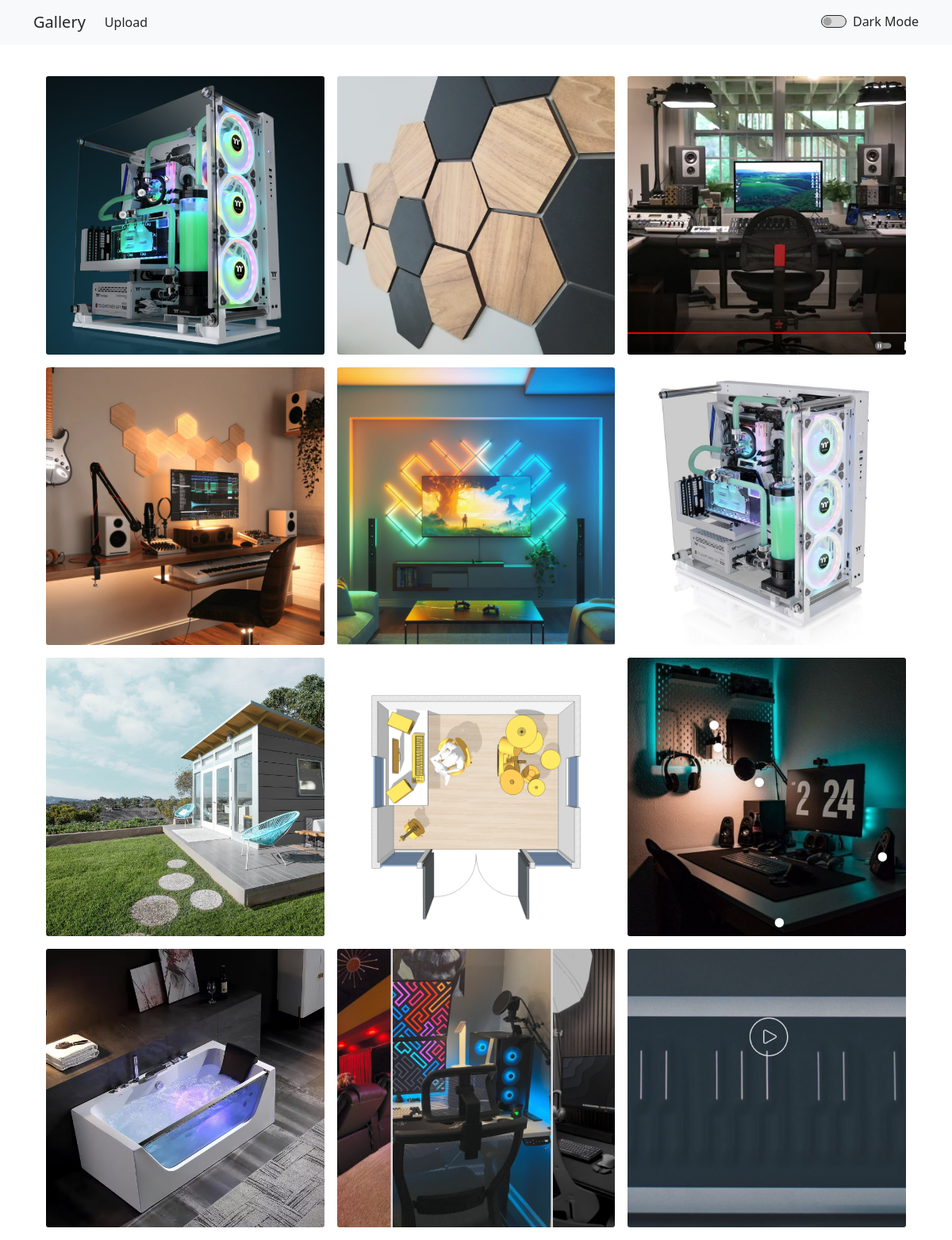
Before: / with the older database file.
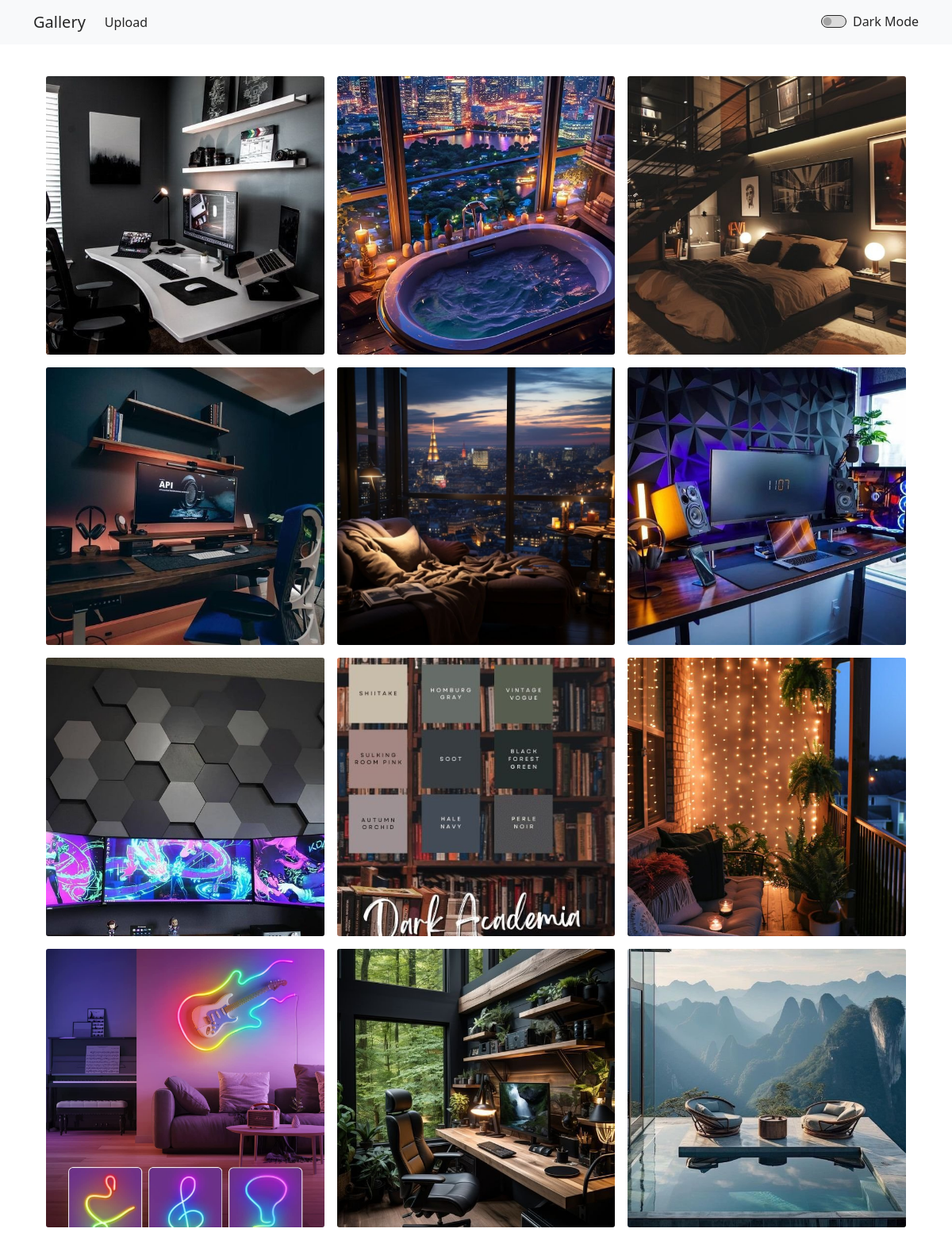
After: the same page with the newer database file.
### models.py (models this page shows)
class Image(db.Model):
    id = db.Column(db.Integer, primary_key=True)
    filename = db.Column(db.String(255), nullable=False)
    original_filename = db.Column(db.String(255), nullable=False)
    created_at = db.Column(db.DateTime, default=datetime.utcnow)
    file_size = db.Column(db.Integer)
    mime_type = db.Column(db.String(100))

### routes.py (the view)
@app.route('/')
def index():
    page = 1
    images = Image.query.order_by(Image.created_at.desc()).paginate(
        page=page, per_page=IMAGES_PER_PAGE, error_out=False)
    return render_template('gallery.html', images=images.items, has_next=images.has_next)

### templates/gallery.html (shortened to what this page needs)
{% extends "base.html" %}
{% block content %}
<div class="gallery-grid" id="gallery-container" data-next-page="2" data-has-next="{{ 'true' if has_next else 'false' }}">
    {% for image in images %}
    <div class="gallery-item" data-image-id="{{ image.id }}">
        <img src="{{ url_for('static', filename='uploads/' + image.filename) }}"
             alt="{{ image.original_filename }}"
             data-img-src="{{ url_for('static', filename='uploads/' + image.filename) }}">
    </div>
    {% endfor %}
</div>
{% endblock %}

### templates/base.html (shortened to what this page needs)
<!DOCTYPE html>
<html lang="en">
<head>
    <link href="https://cdn.jsdelivr.net/npm/bootstrap@5.1.3/dist/css/bootstrap.min.css" rel="stylesheet">
    <link href="https://cdnjs.cloudflare.com/ajax/libs/font-awesome/6.0.0/css/all.min.css" rel="stylesheet">
    <link rel="stylesheet" href="{{ url_for('static', filename='css/style.css') }}">
</head>
<body>
    <nav class="navbar navbar-expand-lg navbar-light bg-light">
        <div class="container">
            <a class="navbar-brand" href="{{ url_for('index') }}">Gallery</a>
            <div class="collapse navbar-collapse" id="navbarNav">
                <ul class="navbar-nav me-auto">
                    <li class="nav-item">
                        <a class="nav-link" href="{{ url_for('upload') }}">Upload</a>
                    </li>
                </ul>
                <div class="form-check form-switch">
                    <input class="form-check-input" type="checkbox" id="theme-toggle">
                    <label class="form-check-label" for="theme-toggle">Dark Mode</label>
                </div>
            </div>
        </div>
    </nav>
    <div class="container mt-4">
        {% block content %}{% endblock %}
    </div>
</body>
</html>

### static/css/style.css (style rules this page uses)
:root { --bg-primary: #ffffff; --text-primary: #262626; --border-color: #dbdbdb; --modal-bg: rgba(0, 0, 0, 0.85); --navbar-bg: #f8f9fa; --navbar-text: #262626; }
body { background-color: var(--bg-primary); color: var(--text-primary); transition: background-color 0.3s, color 0.3s; }
.gallery-grid { display: grid; grid-template-columns: repeat(auto-fill, minmax(300px, 1fr)); gap: 1rem; padding: 1rem; }
.gallery-item { position: relative; padding-bottom: 100%; cursor: pointer; overflow: hidden; border-radius: 3px; opacity: 0; transform: translateY(20px); animation: fadeInUp 0.5s ease forwards; }
.gallery-item img { position: absolute; top: 0; left: 0; width: 100%; height: 100%; object-fit: cover; transition: transform 0.3s; }
.navbar { background-color: var(--navbar-bg) !important; transition: background-color 0.3s; }
.navbar-light .navbar-brand, .navbar-light .navbar-nav .nav-link { color: var(--navbar-text); }
.form-check-input { background-color: var(--border-color); border-color: var(--text-primary); }
.form-check-label { color: var(--text-primary); }

Changed rows visible on the page:
no longer on this page (row unchanged): Image: filename+original_filename (picture)
no longer on this page (row unchanged): Image: filename+original_filename (picture)
no longer on this page (row unchanged): Image: filename+original_filename (picture)
no longer on this page (row unchanged): Image: filename+original_filename (picture)
no longer on this page (row unchanged): Image: filename+original_filename (picture)
no longer on this page (row unchanged): Image: filename+original_filename (picture)
no longer on this page (row unchanged): Image: filename+original_filename (picture)
no longer on this page (row unchanged): Image: filename+original_filename (picture)
no longer on this page (row unchanged): Image: filename+original_filename (picture)
no longer on this page (row unchanged): Image: filename+original_filename (picture)
no longer on this page (row unchanged): Image: filename+original_filename (picture)
no longer on this page (row unchanged): Image: filename+original_filename (picture)
added Image: filename+original_filename (picture)
added Image: filename+original_filename (picture)
added Image: filename+original_filename (picture)
added Image: filename+original_filename (picture)
added Image: filename+original_filename (picture)
added Image: filename+original_filename (picture)
added Image: filename+original_filename (picture)
added Image: filename+original_filename (picture)
added Image: filename+original_filename (picture)
added Image: filename+original_filename (picture)
added Image: filename+original_filename (picture)
added Image: filename+original_filename (picture)
